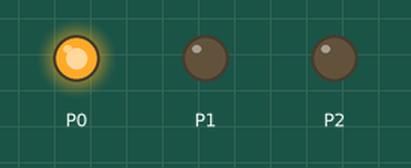
The program below on a simulated BBC micro:bit running MicroPython. Shown: output pins drawn as LEDs (lit = HIGH).

Above: at 0.1 s.
At 0.9 s:
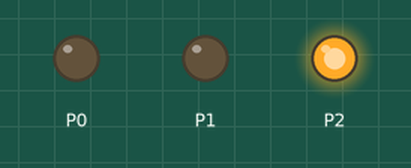
At 1.7 s:
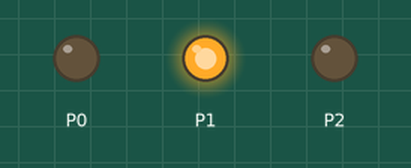
At 2.7 s:
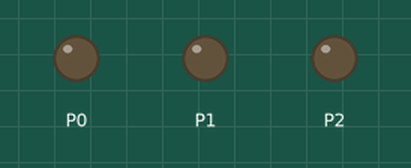
Timing chart, 0 to 3.0 s (numbered marks = the images above):
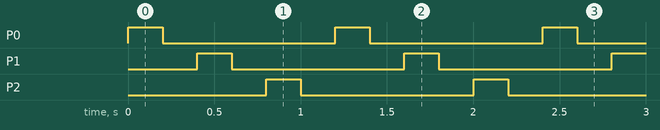

The program:

trcece_svetlo.py
```python
from microbit import *

while True:
    pin0.write_digital(1)
    sleep(200)
    pin0.write_digital(0)
    sleep(200)
    pin1.write_digital(1)
    sleep(200)
    pin1.write_digital(0)
    sleep(200)
    pin2.write_digital(1)
    sleep(200)
    pin2.write_digital(0)
    sleep(200)
```

Measured:
- by itself, P0–2: alternates HIGH for 0.20 s and LOW for 1.0 s
